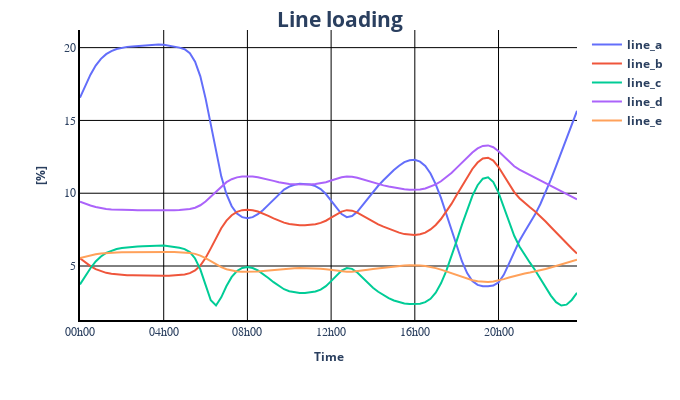

The code cell stored with this chart in its notebook:
### Code cell
pp_plot.plot_timeseries_result(
    data_df=result_df["res_line.loading_percent"],
    ylabel="[%]",
    plot_title="Line loading",
    filename="line_loading_result",
)
